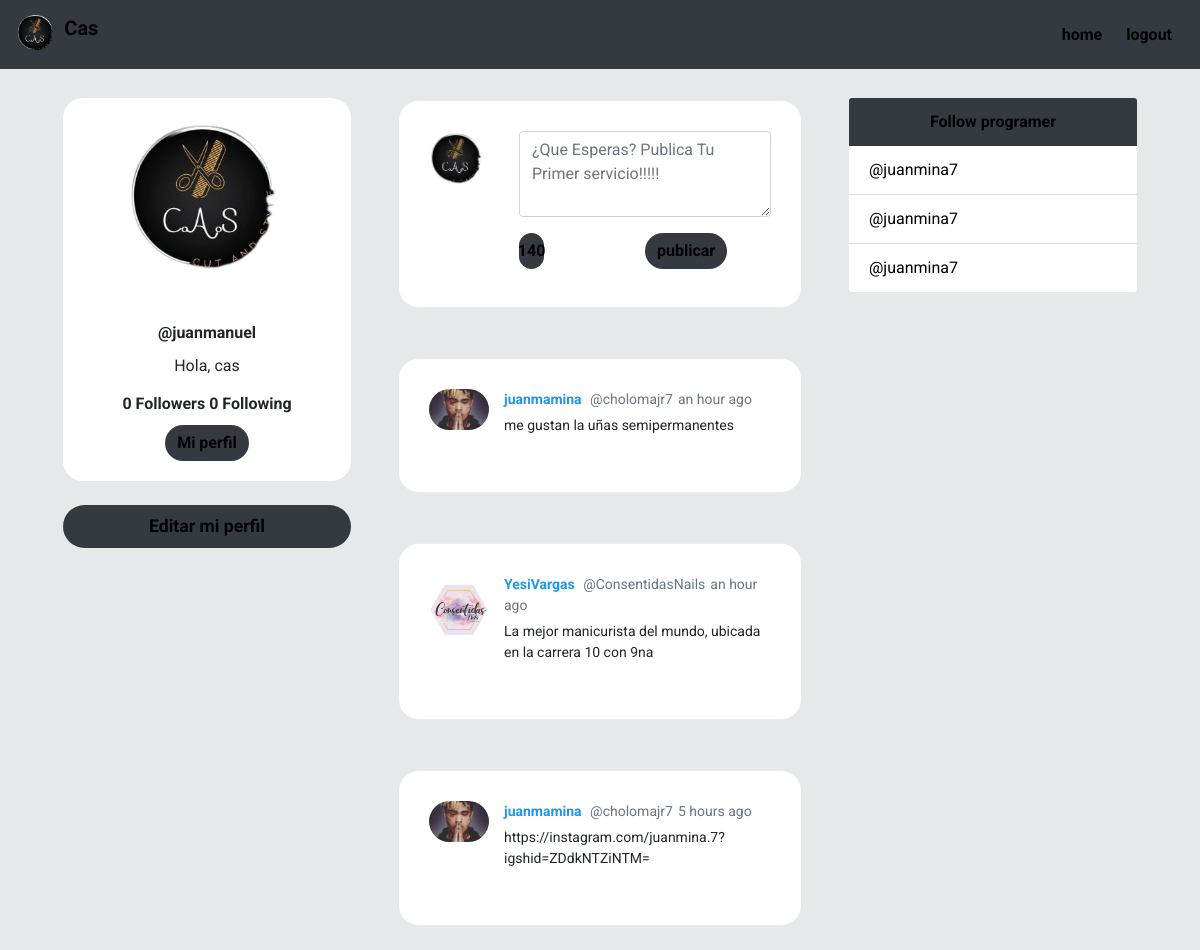
The page / (signed in) on the database its author committed.
### cas/models.py (models this page shows, shortened)
class Profile(models.Model):
	user = models.OneToOneField(User, on_delete=models.CASCADE)
	bio = models.CharField(default='Hola, cas', max_length=100)
	image = models.ImageField(default='logo1.png')
	def following(self):
		user_ids = Relationship.objects.filter(from_user=self.user)\
									.values_list('to_user_id', flat=True)
		return User.objects.filter(id__in=user_ids)
	def followers(self):
		user_ids = Relationship.objects.filter(to_user=self.user)\
									.values_list('from_user_id', flat=True)
		return User.objects.filter(id__in=user_ids)

class Post(models.Model):
	timestamp = models.DateTimeField(default=timezone.now)
	content = models.TextField()
	user = models.ForeignKey(User, on_delete=models.CASCADE, related_name='posts')
	class Meta:
		ordering = ['-timestamp']

### cas/views.py (the view)
# urls.py: path('', views.home, name='home'),
@login_required
def home(request):
	posts = Post.objects.all()
	if request.method == 'POST':
		form = PostForm(request.POST)
		if form.is_valid():
			post = form.save(commit=False)
			post.user = request.user
			post.save()
			return redirect('home')
	else:
		form = PostForm()
	context = {'posts':posts, 'form' : form }
	return render(request, 'cas/newsfeed.html', context)

### cas/forms.py
class PostForm(forms.ModelForm):
	content = forms.CharField(widget=forms.Textarea(attrs={'class':'form-control w-100',
								'id':'contentsBox', 'rows':'3',
								'placeholder':'¿Que Esperas? Publica Tu Primer servicio!!!!!'}))
	class Meta:
		model = Post
		fields = ['content']

### cas/templates/cas/newsfeed.html (shortened to what this page needs)
{% extends 'cas/layout.html' %}
{% load humanize %}
{% block content %}
<div id="main" class="container-fluid d-flex">
    <div class="sidebar m-5 d-none d-md-block">
        <div class="">
            <div class="card " style="width: 18rem; text-align:center;border-radius: 20px;">
                <img class="card-img-top rounded-circle"
                    style="width:60%; position: relative;left: 62px;padding-top: 20px;"
                    src="{{ request.user.profile.image.url }}" alt="Card image cap">
                <div class="card-body">
                    <h6 class="card-title font-weight-bold">@{{ request.user }}</h6>
                    {% if request.user.profile.bio %}
                    <p class="card-text">{{ request.user.profile.bio }}</p>
                    {% else %}
                    <p class="card-text">No hay información de bio disponible</p>
                    {% endif %}
                    <h6 class="card-title font-weight-bold">
                        {{ request.user.profile.followers.count }} Followers
                        {{ request.user.profile.following.count }} Following
                    </h6>
                    <a href="{% url 'perfil' %}" class="btn  text- rounded-pill btn-dark bg-dark" style="color: rgb(0, 0, 0)">Mi perfil</a>
                </div>
            </div>
            <a href="{% url 'editar' %}" id="addATweetLeft" onclick="addTweet()" type="button"
                style="border-radius: 30px; font-size: 1.1rem; font-weight:bold; color: rgb(0, 0, 0)"
                class="btn btn-lg btn-block mt-4 text- btn-dark bg-dark " >Editar mi perfil</a>
        </div>
    </div>
    <div class="content">
        <div id="inputTweetArea" class="tweet-wrap">
            <div class="d-flex">
                <div class="col-xs">
                    <img src="{{ request.user.profile.image.url }}" alt="" class="avator">
                </div>
                <form class="col pr-0" method="post">
                    {{ form.content }}
                    <div class="container d-flex" style="padding: 1rem 0 0 0;">
                        <div id="leftBtn">
                            <div id="charBadge" class="badge-dark bg-dark badge badge-pill badge-primary ml-2"
                                style="display: flex;align-items: center;width: 20%;justify-content: center; ">
                                <div id="charCountArea" style="color: rgb(0, 0, 0)">140</div>
                            </div>
                        </div>
                        <div id="centerBtn">
                            <button class="btn rounded-pill btn-dark bg-dark" style="width: 100%; color: rgb(0, 0, 0)" >publicar</button>
                        </div>
                    </div>
                </form>
            </div>
        </div>
        {% for post in posts %}
        <div id="tweetCards">
            <div class="tweet-wrap" style="border-radius:20px">
                <div class="tweet-header">
                    <img src="{{ post.user.profile.image.url }}" alt="" class="avator">
                    <div class="tweet-header-info">
                        <a href="{% url 'profile' post.user %}">
                            {{ post.user.first_name }}
                        </a>
                        <span>@{{ post.user }}</span><span>{{ post.timestamp|naturaltime }}
                        </span>
                        <p>{{ post.content }}</p>
                    </div>
                </div>
            </div>
        </div>
        {% endfor %}
    </div>
    <div class="sidebar-dark bg-sidebar m-5 d-none d-xl-block">
        <div class="card" style="width: 18rem;">
            <div class="card-header card-dark bg-dark" style="color: rgb(0, 0, 0)">
            Follow programer
            </div>
            <ul class="list-group list-group-flush">
                <li class="list-group-item"><a href="https://instagram.com/juanmina.7?igshid=ZDdkNTZiNTM=" style="text-decoration: none;color: #000000;">@juanmina7</a>
                </li>
                <li class="list-group-item"><a href="https://instagram.com/juanmina.7?igshid=ZDdkNTZiNTM=" style="text-decoration: none;color: #000000;">@juanmina7</a>
                </li>
                <li class="list-group-item"><a href="https://instagram.com/juanmina.7?igshid=ZDdkNTZiNTM=" style="text-decoration: none;color: #000000;">@juanmina7</a>
                </li>
            </ul>
        </div>
    </div>
</div>
<br>
{% endblock content %}

### cas/templates/cas/layout.html (shortened to what this page needs)
{% load static %}
<!DOCTYPE html>
<html lang="en">
<head>
    <link rel="stylesheet" href="https://stackpath.bootstrapcdn.com/bootstrap/4.4.1/css/bootstrap.min.css"
>
    <link href="https://stackpath.bootstrapcdn.com/font-awesome/4.7.0/css/font-awesome.min.css" rel="stylesheet">
    <link rel="stylesheet" type="text/css" href="{% static 'css/style.css' %}">
</head>
<body>
    <div class="container-fluid" style="padding: 0;">
        <nav class="navbar navbar-expand-lg navbar-dark bg-dark fixed-top">
            <a class="navbar-brand" style="color: rgb(0, 0, 0);" href="{% url 'inicio' %}">
                <img src="{% static 'img/logo1.png' %}" width="15%" height="15%" class="d-inline-block align-top" alt="CasWeb2023">
                 Cas
            </a>
            <div class="collapse navbar-collapse" id="navbarSupportedContent">
                <a href="{% url 'inicio' %}" class="btn text-my-2 my-sm-0 btn-dark bg-dark" style="color: rgb(0, 0, 0)" type="submit">home</a>
                <a href="{% url 'logout' %}" class="btn text- my-2 my-sm-0 btn-dark bg-dark" style="color: rgb(0, 0, 0)" type="submit">logout</a>
            </div>
        </nav>
    </div>
{% block content %}{% endblock content %}
</body>
</html>

### cas/static/css/style.css (style rules this page uses)
body { background: #E6E8E9; ; font-family: 'Asap', sans-serif; font-family: 'Roboto', sans-serif; }
img { max-width: 100%; }
.navbar { background-color: #37434b ; }
.navbar-brand { font-weight: bold; }
.avator { border-radius: 100px; width: 60px; margin-right: 15px; }
.card { border: none; }
.card-header { background-color: #1E96EB ; color: white; text-align: center; font-weight: bold; border: none; }
#main { justify-content: center; }
#inputTweetArea { border-radius: 20px; }
#leftBtn { width: 50%; text-align: left; padding: 0; }
.tweet-wrap { max-width: 490px; background: #fff; margin: 0 auto; margin-top: 50px; border-radius: 3px; padding: 30px; border-bottom: 1px solid #e6ecf0; border-top: 1px solid #e6ecf0; }
.tweet-header { display: flex; align-items: flex-start; font-size: 14px; }
.tweet-header-info { font-weight: bold; }
.tweet-header-info span { color: #657786; font-weight: normal; margin-left: 5px; }
.tweet-header-info p { font-weight: normal; margin-top: 5px; }
.btn { background-color: #1E96EB ; border-style: none; font-weight: bold; color: white; }
#charBadge { background-color: #1E96EB ; position: relative; left: -8px; font-size: 1rem; height: 100%; }
a:link { color: #1E96EB ; text-decoration: none; }

### rows shown on the page
Post: user.profile.image (picture), user.first_name "juanmamina", user "cholomajr7", timestamp "an hour ago", content "me gustan la uñas semipermanentes"
Post: user.profile.image (picture), user.first_name "YesiVargas", user "ConsentidasNails", timestamp "an hour ago", content "La mejor manicurista del mundo, ubicada en la carrera 10 con 9na"
Post: user.profile.image (picture), user.first_name "juanmamina", user "cholomajr7", timestamp "5 hours ago", content "https://instagram.com/juanmina.7?igshid=ZDdkNTZiNTM="

### other values the page prints
{{ request.user }} "juanmanuel"
{{ request.user.profile.bio }} "Hola, cas"
{{ request.user.profile.followers.count }} "0"
{{ request.user.profile.following.count }} "0"
